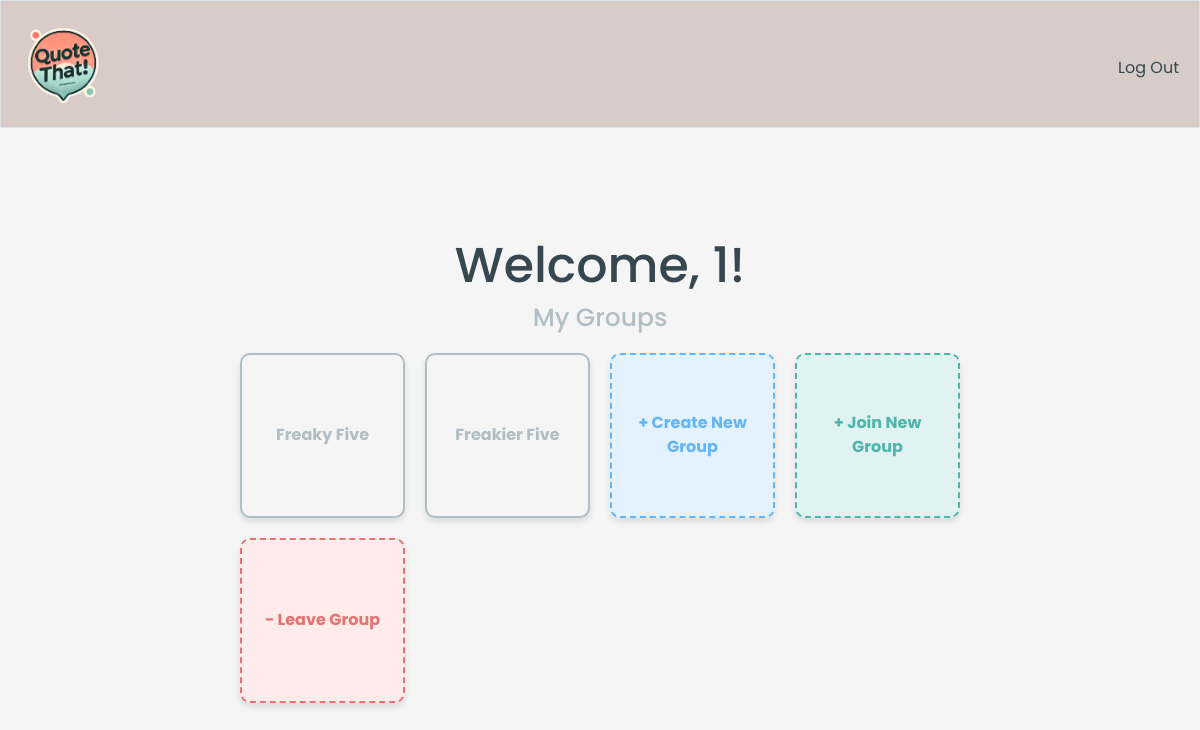
Screenshot of / (signed in) with the database file from the repository.
### tables this page shows
CREATE TABLE 'users' ('id' INTEGER PRIMARY KEY NOT NULL, 'username' TEXT NOT NULL, 'pass_hash' TEXT NOT NULL);

CREATE TABLE 'groups' ('id' INTEGER PRIMARY KEY NOT NULL, 'name' TEXT NOT NULL, 'group_hash' TEXT NOT NULL);

### app.py (the view)
@app.route("/")
@login_required
def index():
    group_info = quote_db.execute("SELECT name,id FROM groups WHERE id IN (SELECT group_id FROM additions WHERE user_id = ? GROUP BY group_id HAVING SUM(value) > 0)", session["user_id"])
    name = {}
    name["user"] = quote_db.execute("SELECT username FROM users WHERE id = ?", session["user_id"])[0]
    return render_template("index.html", group_info = group_info, name = name)

### app.py (called while the page is built)
@app.after_request
def after_request(response):
    response.headers["Cache-Control"] = "no-cache, no-store, must-revalidate"
    response.headers["Expires"] = 0
    response.headers["Pragma"] = "no-cache"
    return response

### helpers.py (called while the page is built)
def login_required(f):
    @wraps(f)
    def decorated_function(*args, **kwargs):
        print("Login check for route:", f.__name__)
        print(session.get("user_id"))
        if session.get("user_id") is None:
            print("redirecting into login page")
            return redirect("/login")
        return f(*args, **kwargs)
    return decorated_function

### templates/index.html (shortened to what this page needs)
{% extends "layout.html" %}
{% block main %}
    <div class="container">
        <h1>Welcome, {{ name.user.username }}! </h1>
        <h2>My Groups</h2>
        <div class="group-grid">
            {% for group in group_info %}
                <a href="{{ url_for('group_page', group_id=group['id']) }}" class="group-card">{{ group.name }}</a>
            {% endfor %}
            <a href="{{ url_for('create') }}" class="group-card create-card">+ Create New Group</a>
            <a href="{{ url_for('join') }}" class="group-card join-card">+ Join New Group</a>
            <a href="{{ url_for('leave') }}" class="group-card leave-card">- Leave Group</a>
        </div>
    </div>
{% endblock %}

### static/styles.css (style rules this page uses)
body { font-family: Arial, sans-serif; margin: 0; padding: 0; display: flex; flex-direction: column; align-items: center; color: #37474f; background: #F5F5F5; font-family: 'Poppins', sans-serif; }
h1 { font-size: 49px; color: #37474f; text-align: center; font-family: 'Poppins', sans-serif; }
h2 { font-size: 25px; color: #B0BEC5; text-align: center; margin-bottom: 20px; }
.container { max-width: 800px; margin: 20px auto; padding: 20px; text-align: center; }
.group-grid { display: grid; grid-template-columns: repeat(auto-fill, minmax(150px, 1fr)); gap: 20px; margin-top: 20px; }
.group-card { background-color: #F5F5F5; border: 2px solid #B0BEC5; color: #B0BEC5; border-radius: 10px; width: 100%; aspect-ratio: 1 / 1; padding: 20px; text-align: center; display: flex; font-weight: bold; flex-direction: column; cursor: pointer; justify-content: center; align-items: center; box-shadow: 0 4px 6px rgba(0, 0, 0, 0.1); transition: transform 0.2s, box-shadow 0.2s; }
.create-card { background-color: #E3F2FD; color: #64B5F6; border: 2px dashed #64B5F6; }
.join-card { background-color: #E0F2F1; color: #4db6ac; border: 2px dashed #4db6ac; }
.leave-card { background-color: #FDECEA; color: #e57373; border: 2px dashed #e57373; }
a { color: #F2B4B4; text-decoration: none; }

### rows the page displays
users: user.username "1"
groups: name "Freaky Five"
groups: name "Freakier Five"
